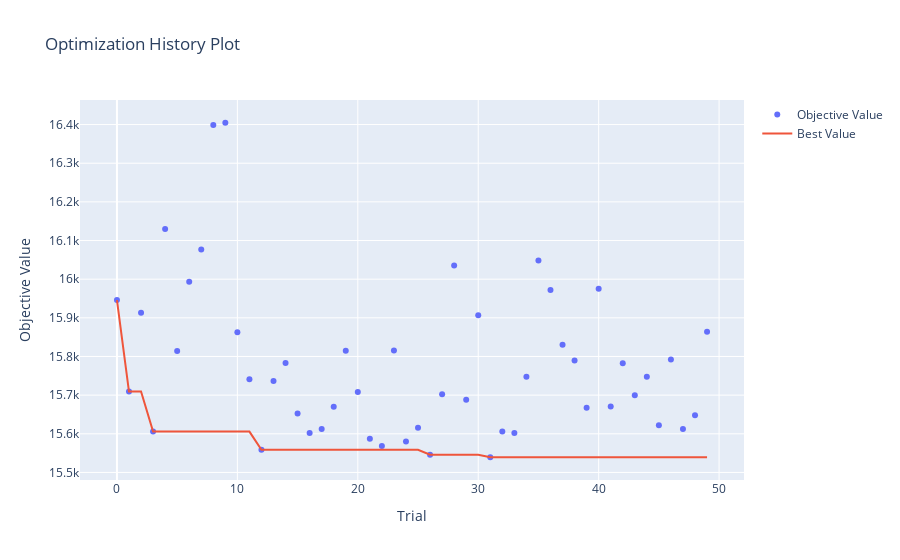
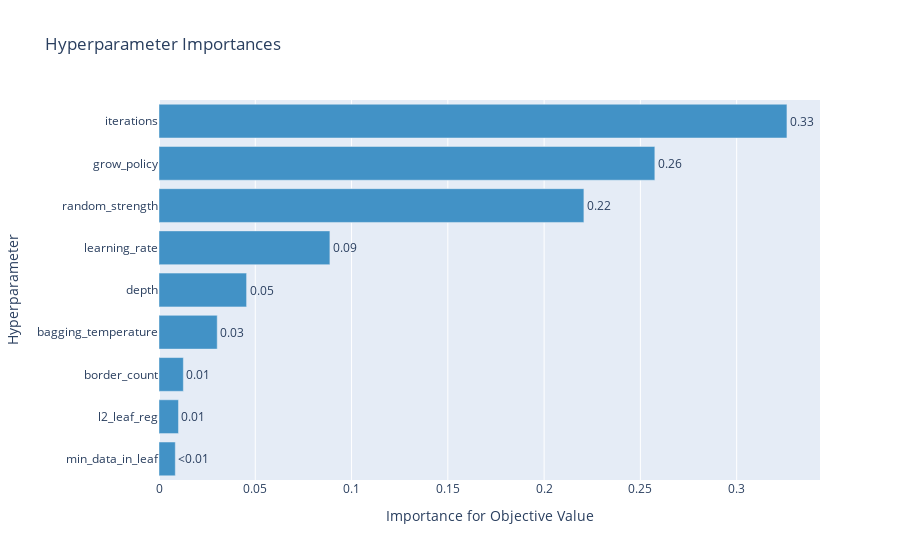
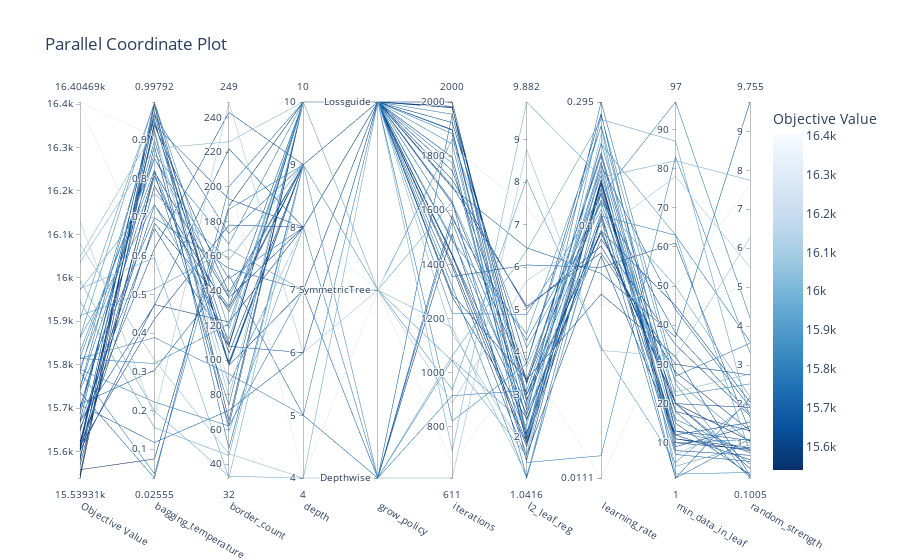

Notebook source saved alongside these figures, in order:
### Markdown cell above
Для списка 1

Лучшие параметры:
{'iterations': 1404, 'learning_rate': 0.14647974385325152, 'depth': 9, 'l2_leaf_reg': 1.7865444706705154, 'random_strength': 0.8393042307586931, 'bagging_temperature': 0.9454845290374145, 'border_count': 104, 'min_data_in_leaf': 10, 'grow_policy': 'Lossguide'}
Лучшее MAE: 15539.3131

### Code cell
# Визуализация результатов оптимизации
import matplotlib.pyplot as plt

# История trials
fig = optuna.visualization.plot_optimization_history(study)
fig.show()

# Важность параметров
fig = optuna.visualization.plot_param_importances(study)
fig.show()

# Параллельные координаты
fig = optuna.visualization.plot_parallel_coordinate(study)
fig.show()

# Сохранение всех trials
trials_df = study.trials_dataframe()
trials_df.to_csv('optuna_trials.csv', index=False)
